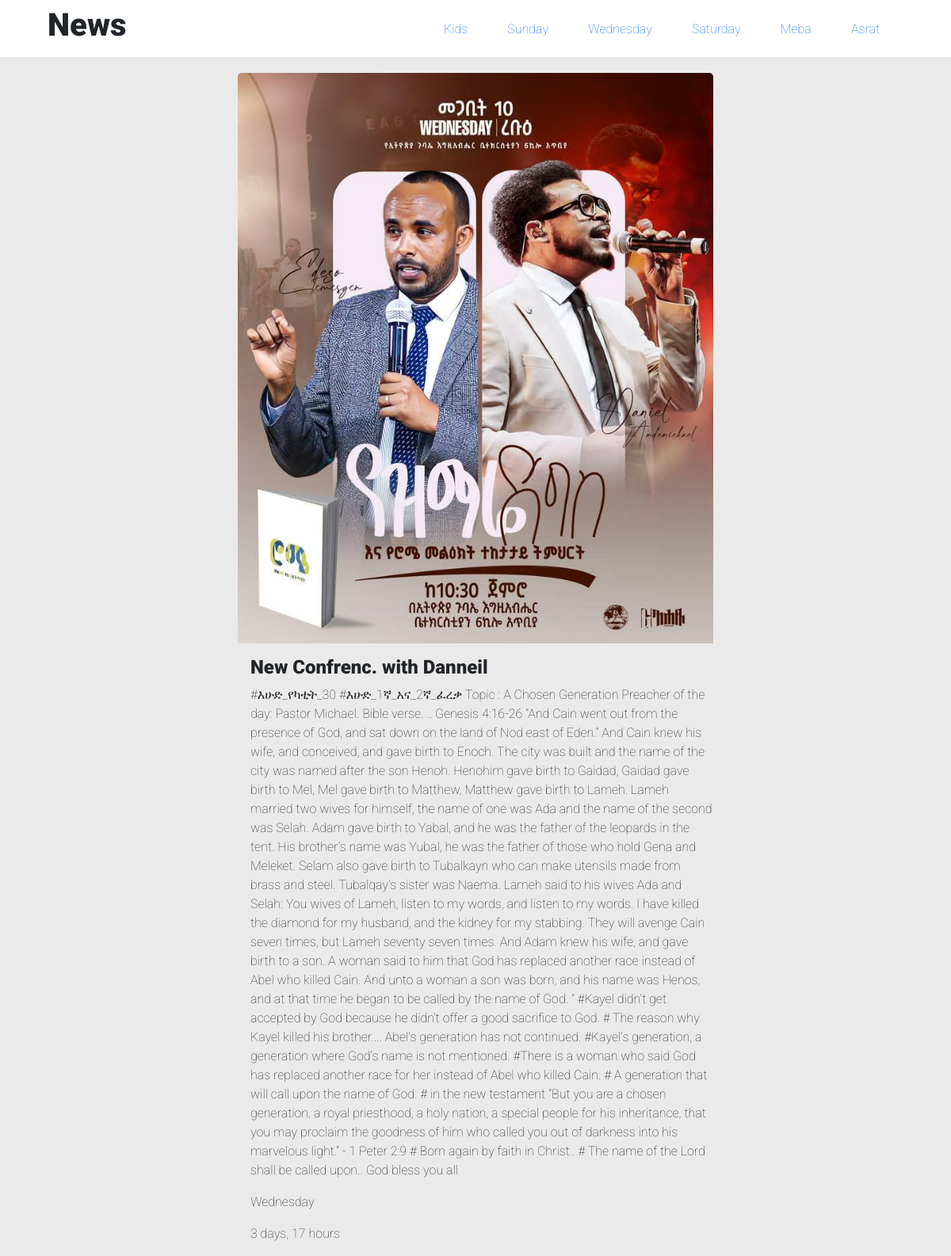
Page /news/ on the committed database.
### Website/models.py (models this page shows, shortened)
class News_catagory (models.Model):
    name = models.CharField (max_length=20)
    def __str__(self):
        return self.name

class News_post (models.Model):
    title = models.CharField(max_length=30)
    Descrption = models.TextField ()
    post_date = models.DateTimeField (auto_created=True, auto_now_add=True)
    category = models.ForeignKey (News_catagory, on_delete=models.SET_NULL, null=True, blank=True)
    Post_img = models.ImageField (upload_to='Photo/')

### Website/views.py (the view)
# urls.py: path('news/', post_News, name='news'),
def post_News (request):
    background_regular = Background_upload.objects.all()
    data_loop = News_catagory.objects.all()
    News_dis = News_post.objects.all()
    context = {
        'Regular_image' : background_regular,
        'data_loop' : data_loop,
        'News_dis' : News_dis
    }
    return render (request, 'Include/News/DailyNews.html', context=context)

### Website/templates/Include/News/DailyNews.html (shortened to what this page needs)
{% load static %}
<!DOCTYPE html>
<html lang="en">
<head>
        <link href="https://cdn.jsdelivr.net/npm/bootstrap@5.3.3/dist/css/bootstrap.min.css" rel="stylesheet">
         <link rel="stylesheet" href="{% static 'design/index.css' %}">
         <link rel="stylesheet" href="{% static 'Font/font.css' %}">
         <link rel="stylesheet" href="{% static 'Animation/animation.css' %}">
         <link rel="stylesheet" href="{% static 'design/DailyNews.css' %}">
</head>
        <body>
            <div>
                <div class="Nav_bar_container">
                    <div class="d-flex justify-content-center align-items-center">
                        <h1 class="roboto">News</h1>
                    </div>
                    <div class="Loop_Container">
                        {% for data_loops in data_loop %}
                            <div>
                                <a class="roboto_thin Main_loop" href="#">{{ data_loops.name }}</a>
                            </div>
                        {% endfor %}
                    </div>
                </div>
                <div>
                    {% for News_display in News_dis %}
                        <div class="Image_container">
                            <img class="Img_width" src="{{ News_display.Post_img.url }}" alt="no">
                            <div class="w-100 mt-3 ps-3">
                                <h4 class="roboto">{{ News_display.title }}</h4>
                                <p class="roboto_thin">{{ News_display.Descrption }}</p>
                                <p class="roboto_thin">{{ News_display.category }}</p>
                                <p class="roboto_thin">{{ News_display.post_date | timesince }}</p>
                            </div>
                        </div>
                    {% endfor %}
                </div>
            </div>
        </body>
</html>

### static/design/index.css (style rules this page uses)
body { cursor: url('https://img.icons8.com/material-rounded/24/228BE6/blue-pointer.png') 3 3 , auto; }
.Image_container { display: flex; justify-content: center; align-items: center; width: 50%; flex-direction: column; }

### static/design/DailyNews.css (style rules this page uses)
body { background-color: #EAEAEA; }
.Nav_bar_container { background-color: white; width: 100%; height: 9vh; display: flex; justify-content: space-between; align-items: center; padding: 0px 90px 0px 60px; }
.Loop_Container { width: 550px; display: flex; justify-content: space-between; align-items: center; }
.Main_loop { text-decoration: none; }
.Image_container { width: 600px; display: flex; justify-self: center; align-items: center; margin-top: 20px; border-radius: 5px; overflow: hidden; }
.Img_width { max-width: 100%; height: auto; }

### rows in the picture
News_catagory: name "Kids"
News_catagory: name "Sunday"
News_catagory: name "Wednesday"
News_catagory: name "Saturday"
News_catagory: name "Meba"
News_catagory: name "Asrat"
News_post: Post_img (picture), title "New Confrenc. with Danneil", Descrption "#እሁድ_የካቲት_30 #እሁድ_1ኛ_አና_2ኛ_ፈረቃ Topic : A Chosen Generation Preacher of the day: Pastor Michael. Bible verse. .. Genesis 4:16-26 \"And Cain went out from the presence of God, and sat down on the land of Nod east of Eden.\" And Cain knew his wife, and conceived, and gave birth to Enoch. The city was built and the name of the city was named after the son Henoh. Henohim gave birth to Gaidad, Gaidad gave birth to Mel, Mel gave birth to Matthew, Matthew gave birth to Lameh. Lameh married two wives for himself, the name of one was Ada and the name of the second was Selah. Adam gave birth to Yabal, and he was the father of the leopards in the tent. His brother's name was Yubal, he was the father of…", category "Wednesday", post_date "3 days, 17 hours"
